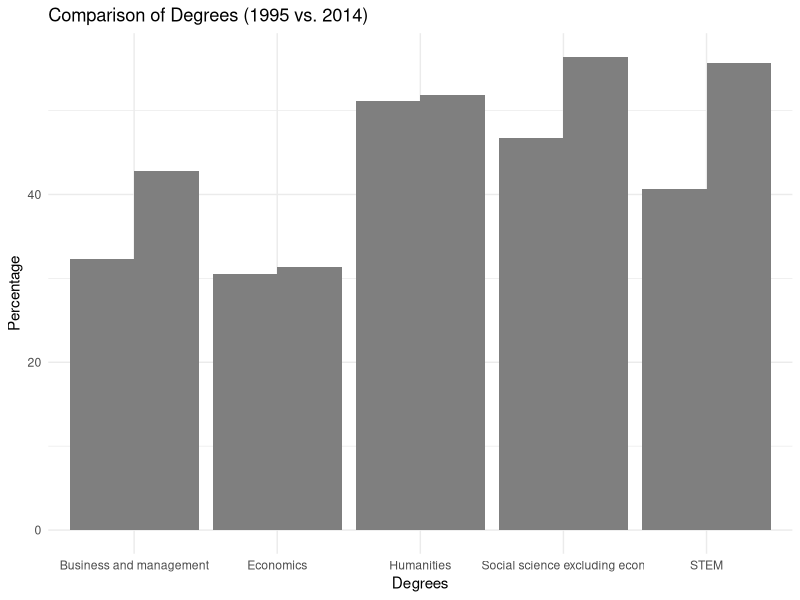
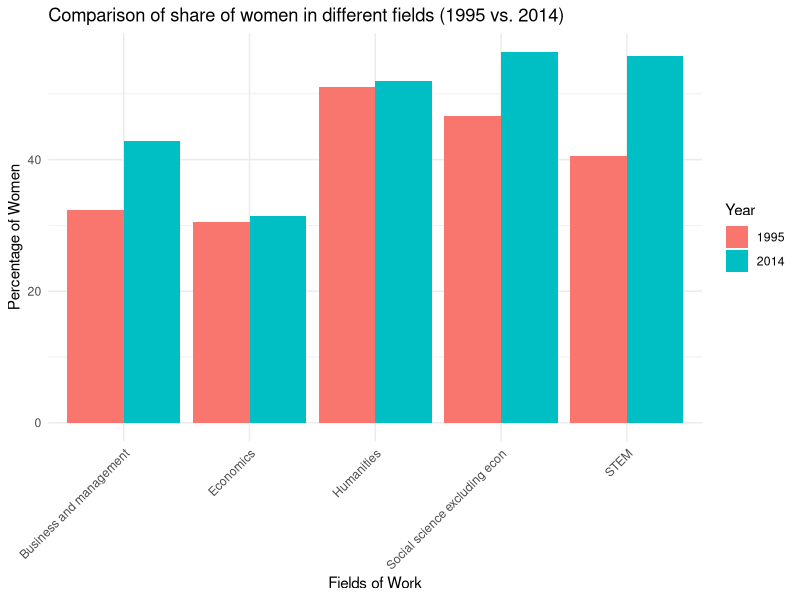
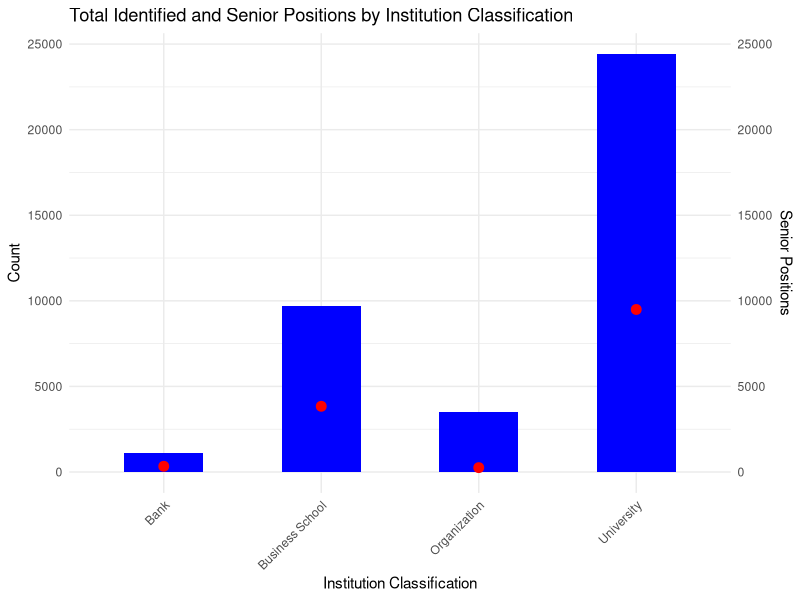
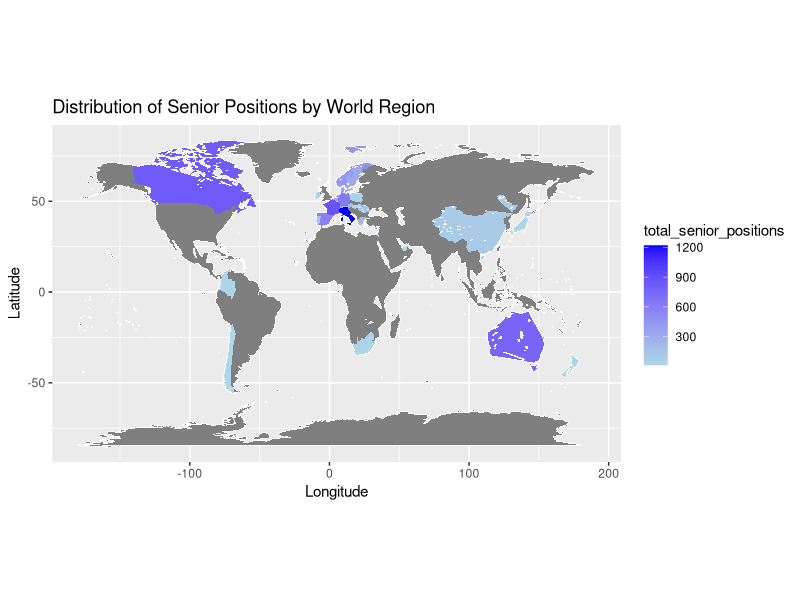
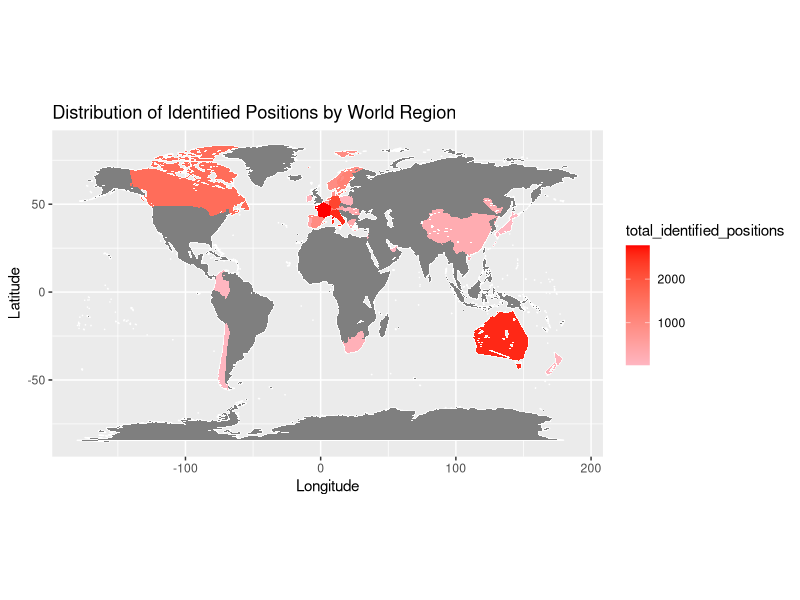

Write the R code that produced these figures, in order. (Note: this script raises an error after producing the figures.)
## ---- chunk 1
knitr::opts_chunk$set(echo = TRUE)
## ---- chunk 2
library(tidyverse)

new1_data <- read_csv("sample1_updated.csv")

glimpse(new1_data)

new2_data <- read.csv("sample2_updated.csv")

glimpse(new2_data)

new3_data <- read.csv("sample3_updated.csv")

glimpse(new3_data)

## ---- chunk 3
newSample<- read.csv("sample1_edited.csv")

glimpse(newSample)

library(ggplot2)

library(dplyr)

newSample_long <- pivot_longer(newSample, cols = c(Year1, Year2), names_to = "Year", values_to = "Percentage") %>%
  mutate(Year = factor(Year))

library(ggplot2)

ggplot(data = newSample_long, aes(x = X.1, y = Percentage, fill = Year)) +
  geom_bar(stat = "identity", position = "dodge") +
  labs(title = "Comparison of Degrees (1995 vs. 2014)",
       y = "Percentage", x = "Degrees") +
  scale_fill_manual(values = c("1995" = "blue", "2014" = "green")) +
  scale_fill_manual(values = c("1995" = "blue", "2014" = "green")) +
  theme_minimal()


## ---- chunk 4


library(ggplot2)

# Assuming your data is in a data frame called "df"
# If not, you can create it using the provided data
df <- data.frame(
  Serial = 1:10,
  Field = c(
    "Economics", "Social science excluding econ", "Business and management",
    "Humanities", "STEM", "Economics", "Social science excluding econ",
    "Business and management", "Humanities", "STEM"
  ),
  Percentage = c(30.5, 46.7, 32.3, 51.1, 40.6, 31.4, 56.4, 42.8, 51.9, 55.7),
  Year = c(1995, 1995, 1995, 1995, 1995, 2014, 2014, 2014, 2014, 2014)
)


library(ggplot2)

# Create the side-by-side bar plot with rotated x-axis labels
ggplot(data = df, aes(x = Field, y = Percentage, fill = factor(Year))) +
  geom_bar(stat = "identity", position = "dodge") +
  labs(
    title = "Comparison of share of women in different fields (1995 vs. 2014)",
    y = "Percentage of Women",
    x = "Fields of Work"
  ) +
  theme_minimal() +
  theme(axis.text.x = element_text(angle = 45, hjust = 1)) +
  guides(fill = guide_legend(title = "Year"))
## ---- chunk 5

library(ggplot2)

# Assuming your dataset is called "df"
# If not, replace "df" with your actual data frame name

# Group the data by "institution_classification" and calculate the sum of "identified_positions"
library(ggplot2)

# Assuming your dataset is called "df"
# If not, replace "df" with your actual data frame name

# Group the data by "institution_classification" and calculate the sum of "identified_positions" and "senior_positions"
summary2_data <- new2_data %>%
  group_by(institution_classification) %>%
  summarize(
    total_identified_positions = sum(identified_positions),
    total_senior_positions = sum(senior_positions)
  )

# Create the bar chart with points
ggplot(data = summary2_data, aes(x = institution_classification)) +
  geom_bar(aes(y = total_identified_positions), stat = "identity", fill = "blue", width = 0.5) +
  geom_point(aes(y = total_senior_positions), color = "red", size = 3) +
  labs(
    title = "Total Identified and Senior Positions by Institution Classification",
    y = "Count",
    x = "Institution Classification"
  ) +
  scale_y_continuous(sec.axis = sec_axis(~., name = "Senior Positions")) +
  theme_minimal() +
  theme(axis.text.x = element_text(angle = 45, hjust = 1))





## ---- chunk 6

library(dplyr)

library(dplyr)

# Assuming your dataset is called "df"
# Group by "world_region" and calculate the sums
region_data <- new2_data %>%
  group_by(country) %>%
  summarize(
    total_senior_positions = sum(senior_positions),
    total_identified_positions = sum(identified_positions)
  )

library(maps)

# Get world map data
world_map <- map_data("world")

# Check for duplicates in "world_region"
if (any(duplicated(region_data$world_region))) {
  stop("Duplicates found in 'world_region'. Please ensure unique values.")
}

# Merge your summarized data with the world map data
merged_data <- merge(world_map, region_data, by.x = "region", by.y = "country", all.x = TRUE)

library(ggplot2)

# Create the world map
ggplot(merged_data, aes(x = long, y = lat, group = group)) +
  geom_polygon(fill = "white", color = "white") +  # Dark blue for map background
  geom_polygon(aes(fill = total_senior_positions), color = "white", size = 0.001) +
  scale_fill_gradient(low = "lightblue", high = "blue") +  # Lighter blue for data
  coord_fixed(ratio = 1.3) +
  labs(
    title = "Distribution of Senior Positions by World Region",
    x = "Longitude",
    y = "Latitude"
  )
## ---- chunk 7
ggplot(merged_data, aes(x = long, y = lat, group = group)) +
  geom_polygon(fill = "white", color = "white") +  # Dark blue for map background
  geom_polygon(aes(fill = total_identified_positions), color = "white", size = 0.001) +
  scale_fill_gradient(low = "lightpink", high = "red") +  # Lighter blue for data
  coord_fixed(ratio = 1.3) +
  labs(
    title = "Distribution of Identified Positions by World Region",
    x = "Longitude",
    y = "Latitude"
  )


distinct_countries <- new1_data %>% distinct(country)

# Write distinct values to a text file
writeLines(distinct_countries$country, "distinct_countries.txt")

# Read and view the content of the text file
distinct_content <- readLines("distinct_countries.txt")
distinct_content

## ---- chunk 8
library(dplyr)
library(ggplot2)

# Define a function to categorize countries into groups
categorize_country <- function(country) {
  europe_gb <- c(
    "United Kingdom of Great Britain and Northern Ireland",
    "France", "Italy", "Spain", "Switzerland", "Belgium", "Netherlands",
    "Germany", "Romania", "Denmark", "Sweden", "Norway", "Czechia",
    "Austria", "Greece", "Poland", "Ireland", "Portugal", "Luxembourg",
    "Hungary"
  )
  
  us_canada <- c("United States of America", "Canada")
  aus_nz <- c("Australia", "New Zealand")
  
  if (country %in% europe_gb) {
    return("Europe+Great Britain")
  } else if (country %in% us_canada) {
    return("United States+Canada")
  } else if (country %in% aus_nz) {
    return("Australia and New Zealand")
  } else {
    return("Rest of the World")
  }
}

# Add a new column for country groups
new1_data <- new1_data %>% mutate(country_group = sapply(country, categorize_country))

# Filter data for "Entry Level" and "Senior Level" and calculate total counts
filtered_data <- new1_data %>% filter(level %in% c("Entry Level", "Senior Level")) %>%
  group_by(country_group, level) %>%
  summarise(total_female = sum(female_ratio))

# Reorder the levels of country_group
filtered_data$country_group <- factor(filtered_data$country_group, levels = c(
  "Europe+Great Britain", "United States+Canada", "Australia and New Zealand", "Rest of the World"
))

# Create the line chart with rotated x-axis labels
ggplot(filtered_data, aes(x = country_group, y = total_female, color = level, group = level)) +
  geom_line() +
  labs(
    title = "Total Female Count at Entry Level and Senior Level by Region",
    x = "Region",
    y = "Total Female Count",
    color = "Level"
  ) +
  scale_color_manual(values = c("Entry Level" = "blue", "Senior Level" = "red")) +
  theme_minimal() +
  theme(axis.text.x = element_text(angle = 45, hjust = 1))

## ---- chunk 9
library(ggplot2)

# Filter the data for the top 119 and top 120-238 institutions
top_119_data <- new1_data %>% filter(rank %in% 1:119)
top_120_238_data <- new1_data %>% filter(rank %in% 120:238)

# Create kernel density plots for each category
ggplot() +
  geom_density(data = top_119_data, aes(x = female_ratio, color = rank), fill = "blue", alpha = 0.5) +
  geom_density(data = top_120_238_data, aes(x = female_ratio, color = rank), fill = "red", alpha = 0.5) +
  facet_wrap(~level, scales = "free_y") +
  labs(
    title = "Kernel Density Plot of Female Ratio by Institution Rank",
    x = "Percentage of Women",
    y = "Density"
  ) +
  scale_fill_manual(values = c("blue", "red")) +
  scale_color_manual(values = c("Top 119" = "blue", "Top 120-238" = "red")) +
  theme_minimal() +
  theme(
    plot.title = element_text(hjust = 0.5),
    axis.text.x = element_text(angle = 45, hjust = 1)
  ) +
  guides(fill = guide_legend(title = "Rank Group"), color = guide_legend(title = "Rank Group")) +
  expand_limits(y = 0) +
  coord_cartesian(xlim = c(0, 100))  # Adjust the x-axis limits as needed to make the graph larger



## ---- chunk 10
library(ggplot2)
library(gridExtra)

# Define the countries in Europe+Great Britain and United States+Canada
europe_great_britain <- c(
  "United Kingdom of Great Britain and Northern Ireland", "France", "Italy", "Spain",
  "Switzerland", "Belgium", "Netherlands", "Germany", "Romania", "Denmark",
  "Sweden", "Norway", "Czechia", "Austria", "Greece", "Poland", "Ireland",
  "Portugal", "Luxembourg", "Hungary"
)
us_canada <- c("United States of America", "Canada")

# Filter the data for Europe+Great Britain and United States+Canada
europe_great_britain_data <- new1_data %>% filter(country %in% europe_great_britain)
us_canada_data <- new1_data %>% filter(country %in% us_canada)

# Create a function to generate the side-by-side kernel density plots with different line colors
create_density_plot <- function(data, title) {
  ggplot(data, aes(x = female_ratio, color = rank)) +
    geom_density(fill = "blue", alpha = 0.5) +
    labs(
      title = title,
      x = "Percentage of Women",
      y = "Density"
    ) +
    scale_color_manual(values = c("Top 1-119" = "red", "Top 120-238" = "blue")) +
    theme_minimal() +
    theme(
      plot.title = element_text(hjust = 0.5),
      axis.text.x = element_text(angle = 45, hjust = 1)
    ) +
    guides(color = guide_legend(title = "Rank Group")) +
    expand_limits(y = 0)
}

# Create the side-by-side kernel density plots for Europe+Great Britain - All Positions
europe_great_britain_data_all <- europe_great_britain_data %>%
  filter(level == "All Positions") %>%
  mutate(rank = ifelse(rank <= 119, "Top 1-119", "Top 120-238"))

europe_great_britain_plot_all <- create_density_plot(europe_great_britain_data_all, "EU+Great Britain - All Positions")

# Create the side-by-side kernel density plots for United States+Canada - All Positions
us_canada_data_all <- us_canada_data %>%
  filter(level == "All Positions") %>%
  mutate(rank = ifelse(rank <= 119, "Top 1-119", "Top 120-238"))

us_canada_plot_all <- create_density_plot(us_canada_data_all, "United States+Canada - All Positions")

# Create the side-by-side kernel density plots for Europe+Great Britain - Senior Level
europe_great_britain_data_senior <- europe_great_britain_data %>%
  filter(level == "Senior Level") %>%
  mutate(rank = ifelse(rank <= 119, "Top 1-119", "Top 120-238"))

europe_great_britain_plot_senior <- create_density_plot(europe_great_britain_data_senior, "EU+Great Britain - Senior Level")

# Create the side-by-side kernel density plots for United States+Canada - Senior Level
us_canada_data_senior <- us_canada_data %>%
  filter(level == "Senior Level") %>%
  mutate(rank = ifelse(rank <= 119, "Top 1-119", "Top 120-238"))

us_canada_plot_senior <- create_density_plot(us_canada_data_senior, "United States+Canada - Senior Level")

# Create the side-by-side kernel density plots for Europe+Great Britain - Entry Level
europe_great_britain_data_entry <- europe_great_britain_data %>%
  filter(level == "Entry Level") %>%
  mutate(rank = ifelse(rank <= 119, "Top 1-119", "Top 120-238"))

europe_great_britain_plot_entry <- create_density_plot(europe_great_britain_data_entry, "EU+Great Britain - Entry Level")

# Create the side-by-side kernel density plots for United States+Canada - Entry Level
us_canada_data_entry <- us_canada_data %>%
  filter(level == "Entry Level") %>%
  mutate(rank = ifelse(rank <= 119, "Top 1-119", "Top 120-238"))

us_canada_plot_entry <- create_density_plot(us_canada_data_entry, "United States+Canada - Entry Level")

# Print all side-by-side plots
grid.arrange(
  europe_great_britain_plot_all, us_canada_plot_all,
  europe_great_britain_plot_senior, us_canada_plot_senior,
  europe_great_britain_plot_entry, us_canada_plot_entry,
  ncol = 2
)



## ---- chunk 11
library(ggplot2)

# Define the countries in Europe+Great Britain and United States+Canada
europe_great_britain <- c(
  "United Kingdom of Great Britain and Northern Ireland", "France", "Italy", "Spain",
  "Switzerland", "Belgium", "Netherlands", "Germany", "Romania", "Denmark",
  "Sweden", "Norway", "Czechia", "Austria", "Greece", "Poland", "Ireland",
  "Portugal", "Luxembourg", "Hungary"
)
us_canada <- c("United States of America", "Canada")

# Filter the data for Europe+Great Britain and United States+Canada
europe_great_britain_data <- new1_data %>% filter(country %in% europe_great_britain)
us_canada_data <- new1_data %>% filter(country %in% us_canada)

# Create a data frame for plotting
plot_data <- rbind(
  data.frame(rank = "Top 50", country_group = "Europe+Great Britain", freq = length(unique(europe_great_britain_data$rank[europe_great_britain_data$rank <= 50]))),
  data.frame(rank = "Top 50", country_group = "United States+Canada", freq = length(unique(us_canada_data$rank[us_canada_data$rank <= 50]))),
  data.frame(rank = "Top 100", country_group = "Europe+Great Britain", freq = length(unique(europe_great_britain_data$rank[europe_great_britain_data$rank <= 100]))),
  data.frame(rank = "Top 100", country_group = "United States+Canada", freq = length(unique(us_canada_data$rank[us_canada_data$rank <= 100]))),
  data.frame(rank = "Top 150", country_group = "Europe+Great Britain", freq = length(unique(europe_great_britain_data$rank[europe_great_britain_data$rank <= 150]))),
  data.frame(rank = "Top 150", country_group = "United States+Canada", freq = length(unique(us_canada_data$rank[us_canada_data$rank <= 150]))),
  data.frame(rank = "Top 200", country_group = "Europe+Great Britain", freq = length(unique(europe_great_britain_data$rank[europe_great_britain_data$rank <= 200]))),
  data.frame(rank = "Top 200", country_group = "United States+Canada", freq = length(unique(us_canada_data$rank[us_canada_data$rank <= 200]))),
  data.frame(rank = "Top 238", country_group = "Europe+Great Britain", freq = length(unique(europe_great_britain_data$rank))),
  data.frame(rank = "Top 238", country_group = "United States+Canada", freq = length(unique(us_canada_data$rank)))
)

# Specify the order of levels for rank_group
plot_data$rank <- factor(plot_data$rank, levels = c("Top 50", "Top 100", "Top 150", "Top 200", "Top 238"))

# Create a bar plot
ggplot(plot_data, aes(x = rank, y = freq, fill = country_group)) +
  geom_bar(stat = "identity", position = position_dodge(width = 0.9)) +
  labs(
    title = "Institution Frequency by Rank Category",
    x = "Rank Category",
    y = "Frequency"
  ) +
  scale_fill_manual(values = c("Europe+Great Britain" = "blue", "United States+Canada" = "red")) +
  theme_minimal() +
  theme(
    plot.title = element_text(hjust = 0.5)
  ) +
  guides(fill = guide_legend(title = "Country Group"))

## ---- chunk 12
library(ggplot2)
library(gridExtra)

# Assuming your datasets are named 'dataset1' and 'dataset2'

# Create a scatter plot with a curved regression line for "all positions"
scatter_all_positions <- ggplot(data = new3_data, aes(x = rank_women_all_positions, y = rank_gender_gap_index)) +
  geom_point() +  # Scatter plot
  geom_smooth(method = "loess", se = FALSE, color = "blue") +  # Curved regression line
  labs(
    title = "All Positions",
    x = "Share of Women",
    y = "Rank Gender Gap Index"
  ) +
  theme_minimal()

# Create a scatter plot with a curved regression line for "senior level"
scatter_senior_level <- ggplot(data = new3_data, aes(x = rank_women_senior_positions, y = rank_gender_gap_index)) +
  geom_point() +  # Scatter plot
  geom_smooth(method = "loess", se = FALSE, color = "red") +  # Curved regression line
  labs(
    title = "Senior Level",
    x = "Share of Women",
    y = "Rank Gender Gap Index"
  ) +
  theme_minimal()

# Arrange both scatter plots side by side
scatter_grid <- grid.arrange(scatter_all_positions, scatter_senior_level, ncol = 2)

# Display the combined scatter plots
print(scatter_grid)


